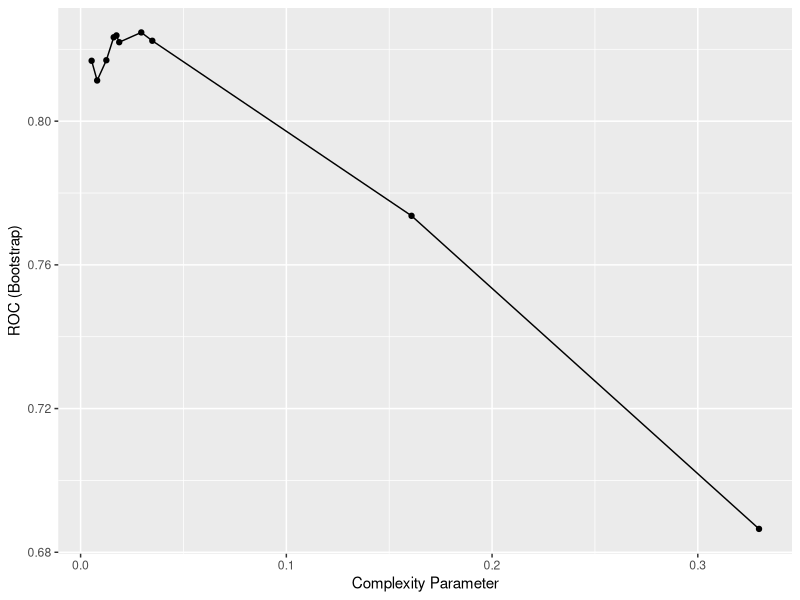
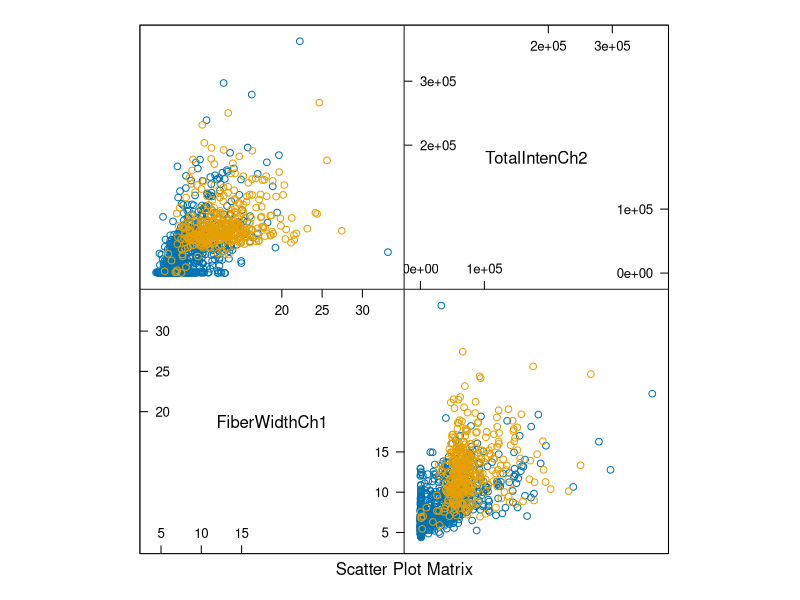
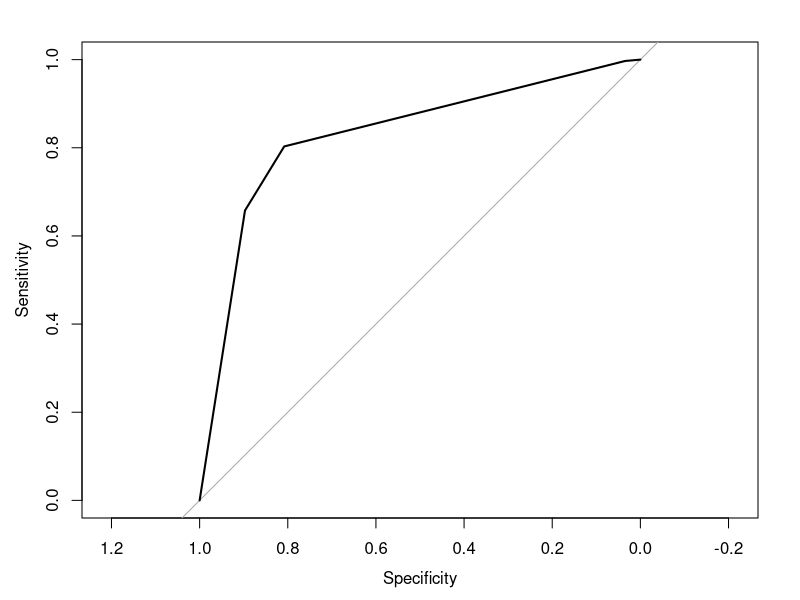

Write the R code that produced these figures, in order. (Note: this script raises an error after producing the figures.)

# Adapted from http://www.edii.uclm.es/~useR-2013/Tutorials/kuhn/user_caret_2up.pdf

library(caret);

# Load the data
data(segmentationData);
# Remove the Cell numbers since it is not useful for predictive modeling
segmentationData$Cell = NULL;

# Create the testing and training data
training = subset(segmentationData, Case=="Train");
testing = subset(segmentationData, Case="Test");
# Remove the Case field since we no longer need it
training$Case = NULL;
testing$Case = NULL;


# Pre-process the data
trainX = training[, names(training) != "Class"];
preProcValues = preProcess(trainX, method=c("center","scale"));
# Apply to the training set
scaledTrain = predict(preProcValues, trainX);

# Model training
cvCtrl = trainControl(method = "boot", repeats = 3, summaryFunction = twoClassSummary, classProbs = TRUE);
modelFit = train(Class ~ ., data=training, method="rpart", tuneLength=10, metric="ROC", trControl=cvCtrl);
modelFit = train(Class ~ ., data=training, method="rpart", tuneLength=10);
modelFit = train(trainX, training$Class, method="rpart", tuneLength=10, metric="ROC", trControl=cvCtrl);
ggplot(modelFit)

varImp(modelFit)
featurePlot(x=training[,c("FiberWidthCh1","TotalIntenCh2")], y=training$Class, plot = "pairs")

rpartPred = predict(modelFit, testing);
confusionMatrix(rpartPred, testing$Class);

rpartPredp = predict(modelFit, testing, type="prob");

# Create the ROC curve
library(pROC);
rpartROC = roc(testing$Class, rpartPredp[,"PS"], levels=rev(levels(testing$Class)))
plot(rpartROC)

# c5.0 trees
grid = expand.grid(.model = "tree", .trials = c(1:100), .winnow = FALSE);
c5tune = train (trainX, training$Class, method="C5.0", metric="ROC", tuneGrid=grid, trControl = cvCtrl);
c5Pred = predict(c5tune, testing);
confusionMatrix(c5Pred, testing$Class);

c5Probs = predict(c5tune, testing, type="prob");
c5ROC = roc(predictor = c5Probs$PS, response = testing$Class, levels = rev(levels(testing$Class)));

plot(rpartROC)
# par(new=TRUE)
plot(c5ROC, add=TRUE, col="#9E0142")

#histogram(~c5Probs$PS|testing$Class, xlab="Probablity of Poor Segmentation");
#histogram(~c5Probs$WS|testing$Class, xlab="Probablity of Well Segmentation");

# SVM models
set.seed(1);
# library(doSMP);
# registerDoMC(cores=2);
svmTune = train(x=trainX, y=training$Class, method="svmRadial", tuneLength=9, preProc = c("center","scale"), 
                metric="ROC", trControl = cvCtrl);

svmPred = predict(svmTune, testing[, names(testing)!="Class"]);
confusionMatrix(svmPred, testing$Class);

svmProbs = predict(svmTune, testing[,names(testing)!="Class"], type="prob");
svmROC = roc(predictor = svmProbs$PS, response = testing$Class, levels = rev(levels(testing$Class)));
plot(svmROC, add=TRUE, col="#019E42")

# Comparing models
#cvValues = resamples(list(CART=modelFit, SVM=svmTune, C5.0=c5tune));
cvValues = resamples(list(CART=modelFit, SVM=svmTune));
splom(cvValues, metric="ROC")
parallelplot(cvValues, metric="ROC")
dotplot(cvValues, metric="ROC")

rocDiffs = diff(cvValues, metric="ROC")
summary(rocDiffs)
dotplot(rocDiffs, metric="ROC")

rocDiffs = diff(cvValues, metric = "ROC");
summary(rocDiffs);
